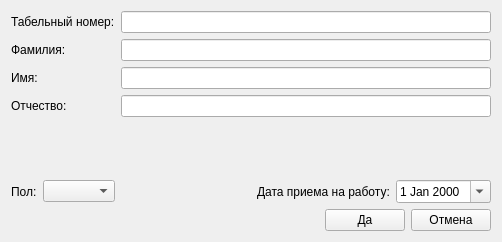
<?xml version="1.0" encoding="UTF-8"?>
<ui version="4.0">
 <class>EditPersonalWidget</class>
 <widget class="QWidget" name="EditPersonalWidget">
  <property name="geometry">
   <rect>
    <x>0</x>
    <y>0</y>
    <width>502</width>
    <height>242</height>
   </rect>
  </property>
  <property name="acceptDrops">
   <bool>false</bool>
  </property>
  <property name="windowTitle">
   <string>Добавить сотрудника</string>
  </property>
  <property name="windowIcon">
   <iconset resource="icons.qrc">
    <normaloff>:/icon/contact-new-symbolic.symbolic.png</normaloff>:/icon/contact-new-symbolic.symbolic.png</iconset>
  </property>
  <layout class="QVBoxLayout" name="verticalLayout">
   <item>
    <layout class="QFormLayout" name="formLayout">
     <item row="0" column="0">
      <widget class="QLabel" name="label_TabID">
       <property name="text">
        <string>Табельный номер:</string>
       </property>
      </widget>
     </item>
     <item row="0" column="1">
      <widget class="QLineEdit" name="lineEdit_TabID"/>
     </item>
     <item row="1" column="0">
      <widget class="QLabel" name="label_Surname">
       <property name="text">
        <string>Фамилия:</string>
       </property>
      </widget>
     </item>
     <item row="1" column="1">
      <widget class="QLineEdit" name="lineEdit_Surname">
       <property name="inputMask">
        <string/>
       </property>
       <property name="text">
        <string/>
       </property>
      </widget>
     </item>
     <item row="2" column="0">
      <widget class="QLabel" name="label_Name">
       <property name="text">
        <string>Имя:</string>
       </property>
      </widget>
     </item>
     <item row="2" column="1">
      <widget class="QLineEdit" name="lineEdit_Name"/>
     </item>
     <item row="3" column="0">
      <widget class="QLabel" name="label_Patronomyc">
       <property name="text">
        <string>Отчество:</string>
       </property>
      </widget>
     </item>
     <item row="3" column="1">
      <widget class="QLineEdit" name="lineEdit_Patronomyc"/>
     </item>
    </layout>
   </item>
   <item>
    <layout class="QHBoxLayout" name="horizontalLayout_2">
     <item>
      <widget class="QLabel" name="label_Sex">
       <property name="text">
        <string>Пол:</string>
       </property>
      </widget>
     </item>
     <item>
      <widget class="QComboBox" name="comboBox_Sex">
       <property name="maxVisibleItems">
        <number>10</number>
       </property>
      </widget>
     </item>
     <item>
      <spacer name="horizontalSpacer_2">
       <property name="orientation">
        <enum>Qt::Horizontal</enum>
       </property>
       <property name="sizeHint" stdset="0">
        <size>
         <width>40</width>
         <height>20</height>
        </size>
       </property>
      </spacer>
     </item>
     <item>
      <widget class="QLabel" name="label_EmpDate">
       <property name="text">
        <string>Дата приема на работу:</string>
       </property>
      </widget>
     </item>
     <item>
      <widget class="QDateEdit" name="dateEdit_empDate">
       <property name="minimumDate">
        <date>
         <year>1950</year>
         <month>1</month>
         <day>1</day>
        </date>
       </property>
       <property name="calendarPopup">
        <bool>true</bool>
       </property>
      </widget>
     </item>
    </layout>
   </item>
   <item>
    <layout class="QHBoxLayout" name="horizontalLayout">
     <item>
      <spacer name="horizontalSpacer">
       <property name="orientation">
        <enum>Qt::Horizontal</enum>
       </property>
       <property name="sizeHint" stdset="0">
        <size>
         <width>40</width>
         <height>20</height>
        </size>
       </property>
      </spacer>
     </item>
     <item>
      <widget class="QPushButton" name="pushButton_yes">
       <property name="text">
        <string>Да</string>
       </property>
      </widget>
     </item>
     <item>
      <widget class="QPushButton" name="pushButton_cancel">
       <property name="text">
        <string>Отмена</string>
       </property>
      </widget>
     </item>
    </layout>
   </item>
  </layout>
 </widget>
 <resources>
  <include location="icons.qrc"/>
 </resources>
 <connections/>
</ui>
